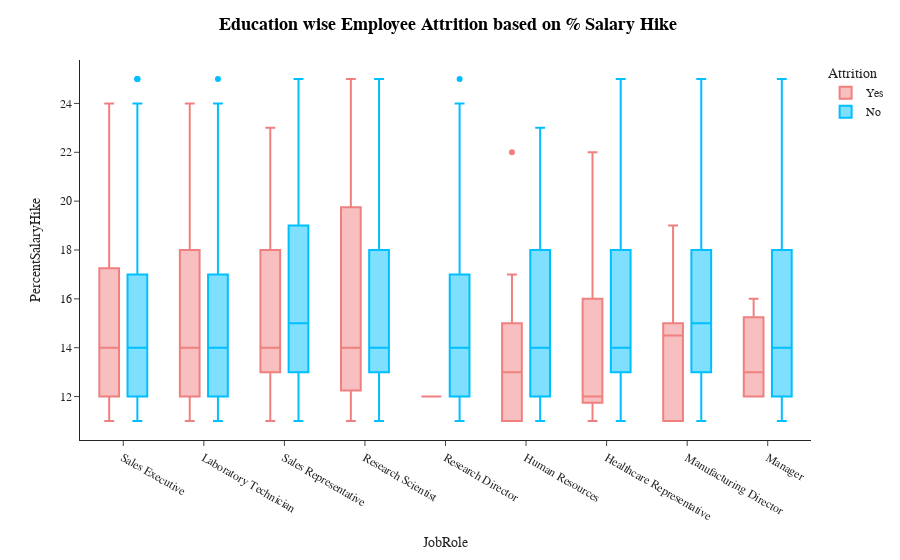

The notebook cell this image was saved under:
### Markdown cell above
<a id='b6'></a>
<div style="color:white;
            display:fill;
            border-radius:15px;
            background-color:white;
            font-size:110%;
            font-family:Verdana;
            letter-spacing:1px">
    <h3 style='padding: 10px;
              color:black;
               border:green;
               border-width:2.5px;
               border-style:solid;
              font-family: cursive;
              text-align:center;'>
        Education wise Employee Attrition based on % Salary Hike 
    </h3>
    </div>
<br>
<a href='#top' style='text-decoration:none; font-family: cursive; '>Back to Top^</a><br>

### Code cell
fig=px.box(df,x='JobRole',y='PercentSalaryHike',color='Attrition',color_discrete_sequence=['LightCoral','DeepSkyBlue'],template='simple_white')
fig.update_xaxes(visible=True)
fig.update_yaxes(visible=True)
fig.update_layout(title_x=0.5,template='simple_white',showlegend=True,title_text='<b style="color:black; font-size:105%;">Education wise Employee Attrition based on % Salary Hike </b>',font_family="Times New Roman",title_font_family="Times New Roman")
fig.show()

### Figure 1 — Plotly figure (JSON) as saved in the notebook; plotly's stock layout.template omitted (floating-point values rounded to 4 significant figures; data arrays with more than 128 entries replaced by an {"elided": "..."} marker saying what was removed)
{"data": [{"alignmentgroup": "True", "hovertemplate": "Attrition=Yes<br>JobRole=%{x}<br>PercentSalaryHike=%{y}<extra></extra>", "legendgroup": "Yes", "marker": {"color": "LightCoral"}, "name": "Yes", "notched": false, "offsetgroup": "Yes", "orientation": "v", "showlegend": true, "type": "box", "x": {"elided": "237 str values"}, "x0": " ", "xaxis": "x", "y": {"elided": "237 int values"}, "y0": " ", "yaxis": "y"}, {"alignmentgroup": "True", "hovertemplate": "Attrition=No<br>JobRole=%{x}<br>PercentSalaryHike=%{y}<extra></extra>", "legendgroup": "No", "marker": {"color": "DeepSkyBlue"}, "name": "No", "notched": false, "offsetgroup": "No", "orientation": "v", "showlegend": true, "type": "box", "x": {"elided": "1233 str values"}, "x0": " ", "xaxis": "x", "y": {"elided": "1233 int values"}, "y0": " ", "yaxis": "y"}], "layout": {"autosize": true, "boxmode": "group", "font": {"family": "Times New Roman"}, "legend": {"title": {"text": "Attrition"}, "tracegroupgap": 0}, "margin": {"t": 60}, "showlegend": true, "title": {"font": {"family": "Times New Roman"}, "text": "<b style=\"color:black; font-size:105%;\">Education wise Employee Attrition based on % Salary Hike </b>", "x": 0.5}, "xaxis": {"anchor": "y", "autorange": true, "domain": [0, 1], "range": [-0.5288, 8.529], "title": {"text": "JobRole"}, "type": "category", "visible": true}, "yaxis": {"anchor": "x", "autorange": true, "domain": [0, 1], "range": [10.22, 25.78], "title": {"text": "PercentSalaryHike"}, "type": "linear", "visible": true}}}
